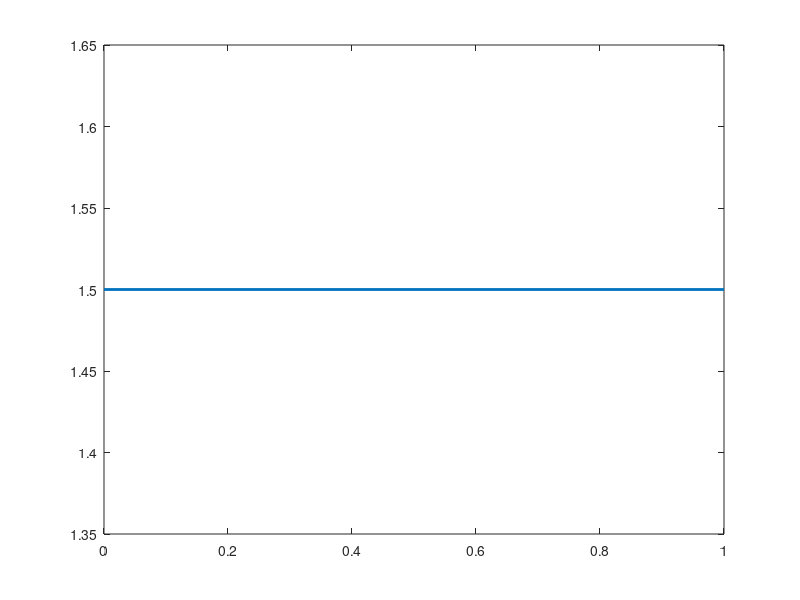

Source code (MATLAB): (Note: this script raises an error after producing the figure.)
function a_cn()
% a_cn()
%  Displays the auto Vn built in ASTRA

rho = [0:0.05:1];
x0 = 0.87;
dx = 0.2;
alpha = 10;
cst = 1.5;
min_req = zeros( size( rho ) );
min_req( rho > x0 ) = 1;

%%% PLOT %%%
figure;
set( gca, 'fontsize', 16 );
plot( [rho(1) rho(end)], [cst cst], 'linewidth', 2 );
hold on;
plot( rho, cst+a_fcn(rho,x0,dx,alpha,min_req), '--r', 'linewidth', 2 );
xlabel( '\rho_{ASTRA}' );
ylabel( '-V_n' );
%legend( 'std', 'H-mode', 'location', 'northwest' );
%% MEMO %%
legend( 'CRAD3', '+CRAD2 e\^( -(CRAD1-x)^2 / (CRAD4/2)^2 )', 'location', 'northwest' );
title( 'Taking only ascending part of gaussian' );
%%
grid( 'on' );
%zoom( 'on' );
print( '-dpsc', [ 'pics/a_cn.ps' ] );

end
